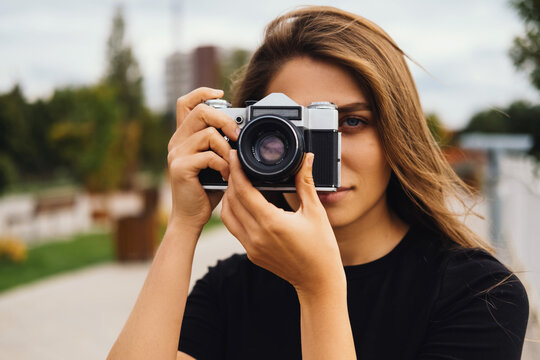
#> input picture Photos/person.jpg, 540 x 360 px
$ python transformation.py
#> lines starting #> are read from the running program, lines starting #| are printed output that depends on the picture
import cv2 as cv
import numpy as np
img=cv.imread('Photos/person.jpg')
#> img is the input picture: shape (360, 540, 3); mean B, G, R 104.1, 120.9, 137.3
cv.imshow('person',img)
#image translation:
def translate(img,x,y):
#> called with x = 100, y = 100
    transMat=np.float32([[1,0,x],[0,1,y]])
    dimensions=(img.shape[1],img.shape[0])  #width,height
#> dimensions = (540, 360)
    return cv.warpAffine(img,transMat,dimensions)
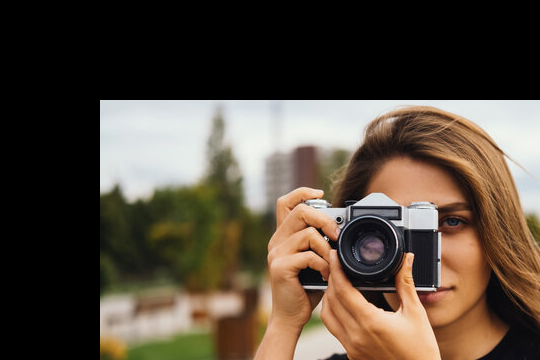
#> returned value: shape (360, 540, 3); mean of channels 0, 1, 2 61.4, 73.9, 85.8; drawn as B, G, R
# -x(negative value of x) ----> shifts left , else right
# -y(negative value of y) ----> shifts up, else down
translate=translate(img,100,100)
cv.imshow('translated',translate)

#to rotate the img:
def rotate(img, angle, rotPoint=None):
#> called with angle = 180
    (height , width)=img.shape[:2]
#> height = 360; width = 540
    if rotPoint is None:
        rotPoint=(width//2,height//2)
#> rotPoint = (270, 180)
    rotMat=cv.getRotationMatrix2D(rotPoint,angle,1.0)
    dimensions=(width,height)
#> dimensions = (540, 360)
    return cv.warpAffine(img,rotMat,dimensions)
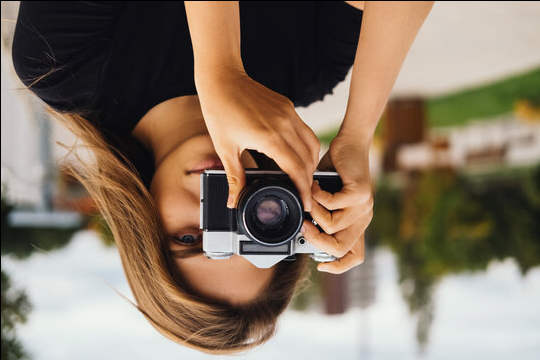
#> returned value: shape (360, 540, 3); mean of channels 0, 1, 2 103.2, 120, 136.5; drawn as B, G, R
rotated=rotate(img,180)  #rotoates the img by 180 degree
rotated_rotate=rotate(rotated,180)
cv.imshow('rotated',rotated)
cv.imshow('rotated_rotate',rotated_rotate)#this will now return the original image angle(0 deg) due to 180-180 degrees
resize=cv.resize(img,(700,500),interpolation=cv.INTER_CUBIC)  # cubic for high quality image
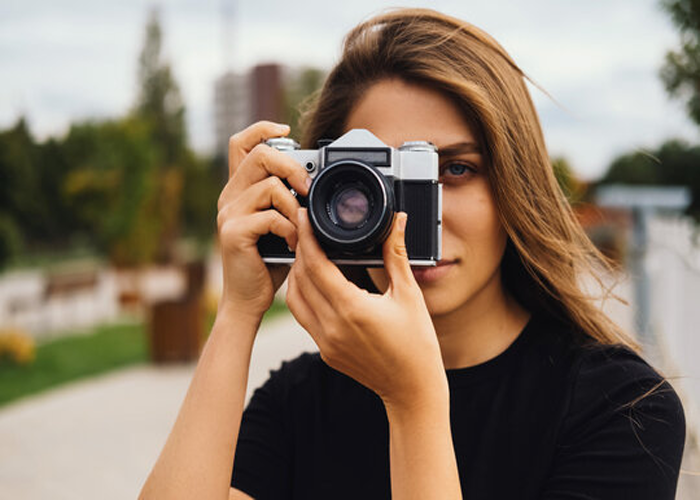
#> resize: shape (500, 700, 3); mean B, G, R 104.1, 120.9, 137.3
cv.imshow('resize',resize)

#to flip an image
flip=cv.flip(img,flipCode=-1)  #flips the img vertically, 1 --> flips the img horizontally and -1 --->flips the img both vertically and horizontally
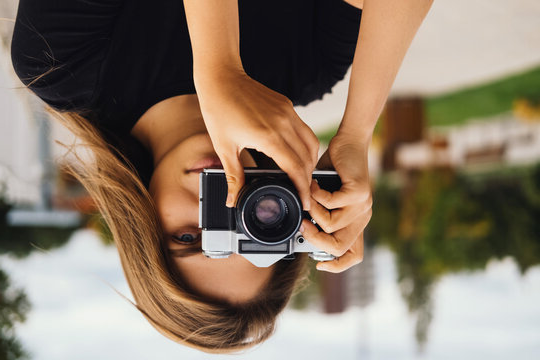
#> flip: shape (360, 540, 3); mean B, G, R 104.1, 120.9, 137.3
cv.imshow('flip',flip)

cv.waitKey(0)

$ run again, with Photos/eye.jpg copied over Photos/person.jpg
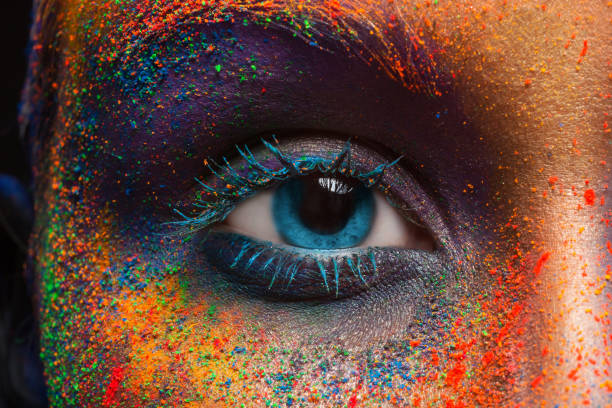
#> input picture Photos/eye.jpg, 612 x 408 px
#> img is the input picture: shape (408, 612, 3); mean B, G, R 59.2, 72.5, 105.7
#> `resize=cv.resize(img,(700,500),interpolation=cv.INTER_CUBIC)`:
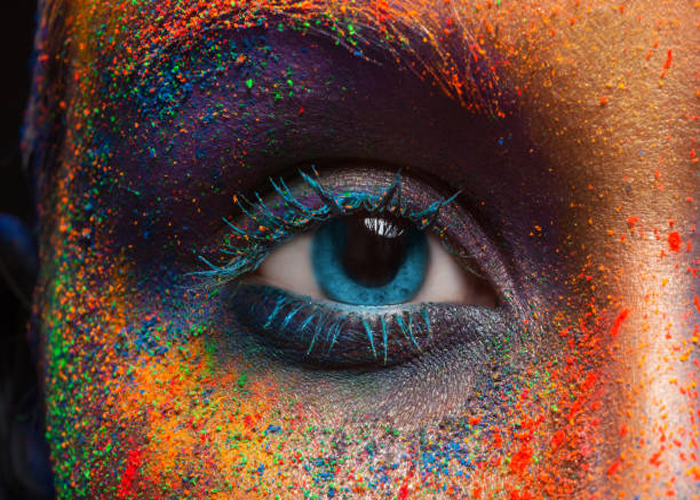
#> resize: shape (500, 700, 3); mean B, G, R 59.2, 72.5, 105.7
#> `flip=cv.flip(img,flipCode=-1)`:
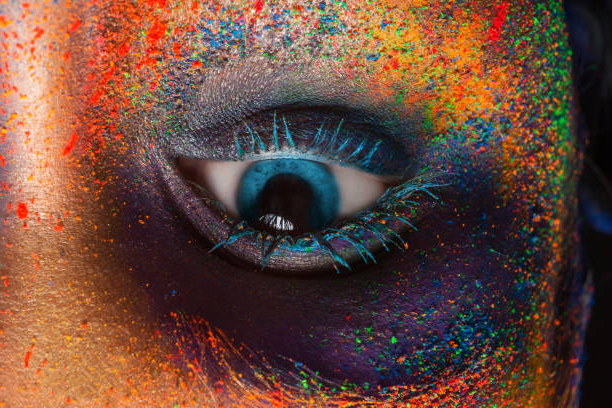
#> flip: shape (408, 612, 3); mean B, G, R 59.2, 72.5, 105.7
